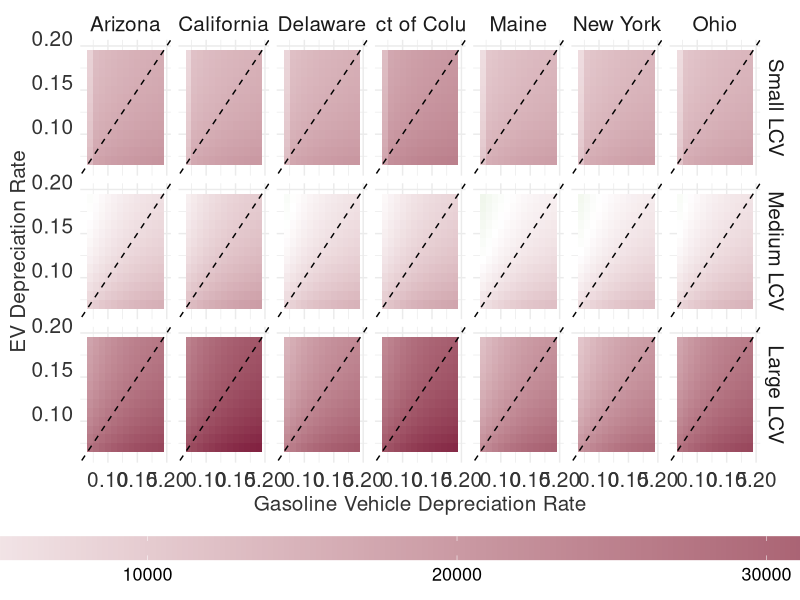
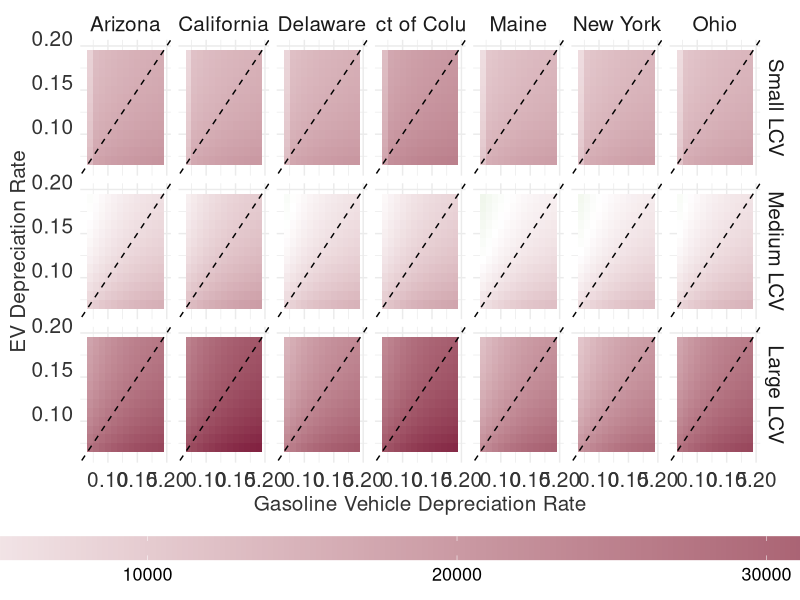

Generate these figures, in order, with R:
# This script performs a sensitivity analysis on changing depreciation rate in TCO calculation 
# between electric vehicles (EV) and gasoline vehicles across different states 
# and vehicle types. The analysis visualizes the TCO differences using a 
# heatmap for each state and vehicle type combination.

# Load necessary libraries
library(readxl)
library(dplyr)
library(ggplot2)
library(tidyr)
library(purrr)

# Read the Excel file containing final value data
data3 <- read_excel("sensitive_analysis_data/final_value.xlsx")

# Define columns to remove based on the specified ranges
cols_to_remove <- c(seq(0.21, 0.26, by = 0.01))
cols_to_remove <- sprintf("%.2f", cols_to_remove)

# Remove the specified columns from the dataset
data3 <- data3 %>%
  select(-all_of(cols_to_remove))

# Function to calculate differences for a given state and vehicle type
calc_differences <- function(state, vehicle_type, data) {
  # Filter EV and Gasoline data for the given state and vehicle type
  ev_data <- data %>%
    filter(State_Name == state, Vehicle_Type == vehicle_type, Fuel == "EV") %>%
    select(matches('^(0|\\d+)(\\.\\d+)?$|^-*[0-9]+(\\.[0-9]+)?$')) %>%
    unlist() %>%
    as.numeric()
  
  gasoline_data <- data %>%
    filter(State_Name == state, Vehicle_Type == vehicle_type, Fuel == "Gasoline") %>%
    select(matches('^(0|\\d+)(\\.\\d+)?$|^-*[0-9]+(\\.[0-9]+)?$')) %>%
    unlist() %>%
    as.numeric()
  
  # Initialize a matrix to store the differences
  difference_matrix <- matrix(nrow = length(ev_data), ncol = length(gasoline_data))
  
  # Calculate the pairwise differences
  for (i in 1:length(ev_data)) {
    for (j in 1:length(gasoline_data)) {
      difference_matrix[i, j] <- gasoline_data[j] - ev_data[i]
    }
  }
  
  # Convert the matrix to a long format for ggplot
  difference_data <- as.data.frame(difference_matrix)
  names(difference_data) <- seq(0.06, by = 0.01, length.out = ncol(difference_data))
  difference_data$EV_Mileage <- seq(0.06, by = 0.01, length.out = nrow(difference_data))
  long_data <- tidyr::pivot_longer(difference_data, cols = -EV_Mileage, names_to = "Gasoline_Mileage", values_to = "Difference")
  
  long_data = long_data %>% mutate(state = state, vehicle_type = vehicle_type)
  return(long_data)
}

# Create a combination of states and vehicle types and calculate differences
out <- tidyr::expand_grid(
  states = c("Delaware", "Maine", "Ohio", "Arizona", "California", "New York", "District of Columbia"),
  vehicle_types = c("Small LCV", "Medium LCV", "Large LCV") 
) %>%
  mutate(id = 1:n()) %>%
  split(.$id) %>%
  purrr::map_dfr(~calc_differences(state = .$states, vehicle_type = .$vehicle_types, data = data3), .id = "id")

# Set the factor levels for vehicle types
out$vehicle_type <- factor(out$vehicle_type,
                           levels = c("Small LCV", "Medium LCV", "Large LCV"))

# Set options to avoid scientific notation
options(scipen = 10000)

# Generate the heatmap visualization
ggplot() +
  geom_tile(data = out, aes(x = as.numeric(Gasoline_Mileage), y = as.numeric(EV_Mileage), fill = Difference)) +
  scale_fill_gradient2(low = "#399213", high = "#7B143A", mid = "white", midpoint = 0) +
  geom_abline(slope = 1, intercept = 0, color = "black", linetype = "dashed") + # Add this line for the diagonal
  theme_minimal() +
  labs(x = "Gasoline Vehicle Depreciation Rate",
       y = "EV Depreciation Rate",
       fill = "Difference") +
  facet_grid(cols = vars(state), rows = vars(vehicle_type)) +
  theme(legend.position = "bottom") +
  guides(fill = guide_colourbar(
    theme = theme(
      legend.key.width = unit(dev.size()[1] * 2, "inches")
    ))
  ) +
  theme(strip.text = element_text(size = 15)) +
  theme(axis.text.x = element_text(color = "grey20", size = 15, angle = 0, hjust = .5, vjust = .5, face = "plain"),
        axis.text.y = element_text(color = "grey20", size = 15, angle = 0, hjust = 1, vjust = 0, face = "plain"),  
        axis.title.y = element_text(color = "grey20", size = 15, angle = 90, hjust = .5, vjust = .5, face = "plain"),
        axis.title.x = element_text(color = "grey20", size = 15, angle = 0, hjust = .5, vjust = .5, face = "plain")) +
  theme(legend.text = element_text(size = 13)) +
  theme(legend.title = element_text(size = 15)) +
  xlim(0.06, 0.2) +
  ylim(0.06, 0.2)

# Save the plot
ggsave("final.png", width = 16, height = 9, dpi = 800)

